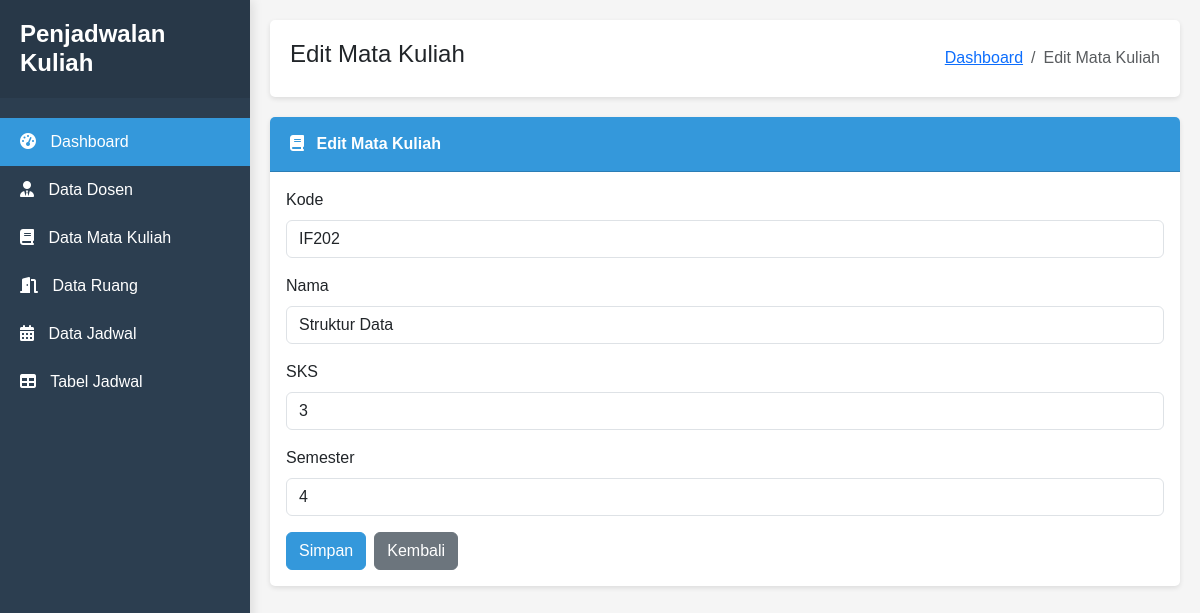
The page /matakuliah/edit/1 on the database its author committed.
### tables this page shows
CREATE TABLE `mata_kuliah` (
  `id` int(11) NOT NULL,
  `kode` varchar(10) NOT NULL,
  `nama` varchar(100) NOT NULL,
  `sks` int(11) NOT NULL,
  `semester` int(11) NOT NULL,
  `created_at` timestamp NOT NULL DEFAULT current_timestamp(),
  `updated_at` timestamp NOT NULL DEFAULT current_timestamp() ON UPDATE current_timestamp()
);

### application/controllers/MataKuliah.php (called while the page is built, shortened)
<?php
class MataKuliah extends CI_Controller {
    public function __construct() {
        $this->load->model('MataKuliah_model');
        $this->load->library('form_validation');
    }
    public function edit($id) {
        $data['title'] = 'Edit Mata Kuliah';
        $data['action'] = "matakuliah/edit/$id";
        $data['mata_kuliah'] = $this->MataKuliah_model->get_by_id($id);
        $this->form_validation->set_rules('kode', 'Kode', 'required');
        $this->form_validation->set_rules('nama', 'Nama', 'required');
        $this->form_validation->set_rules('sks', 'SKS', 'required|numeric');
        $this->form_validation->set_rules('semester', 'Semester', 'required|numeric');
        if ($this->form_validation->run() == FALSE) {
            $this->load->view('templates/header', $data);
            $this->load->view('templates/sidebar');
            $this->load->view('matakuliah/form', $data);
            $this->load->view('templates/footer');
        }
    }
}

### index.php (called while the page is built, shortened)
<?php
require_once BASEPATH.'core/CodeIgniter.php';

### application/models/MataKuliah_model.php (called while the page is built, shortened)
<?php
class MataKuliah_model extends CI_Model {
    private $table = 'mata_kuliah';
    public function get_by_id($id) {
        return $this->db->get_where($this->table, ['id' => $id])->row();
    }
}

### application/views/matakuliah/form.php (the view, shortened to what this page needs)
<div class="card">
    <div class="card-header">
        <i class="fas fa-book me-2"></i> <?= $title ?>
    </div>
    <div class="card-body">
        <?= form_open($action) ?>
            <div class="mb-3">
                <label for="kode" class="form-label">Kode</label>
                <input type="text" class="form-control <?= form_error('kode') ? 'is-invalid' : '' ?>" id="kode" name="kode" value="<?= set_value('kode', isset($mata_kuliah) ? $mata_kuliah->kode : '') ?>">
            </div>
            <div class="mb-3">
                <label for="nama" class="form-label">Nama</label>
                <input type="text" class="form-control <?= form_error('nama') ? 'is-invalid' : '' ?>" id="nama" name="nama" value="<?= set_value('nama', isset($mata_kuliah) ? $mata_kuliah->nama : '') ?>">
            </div>
            <div class="mb-3">
                <label for="sks" class="form-label">SKS</label>
                <input type="number" class="form-control <?= form_error('sks') ? 'is-invalid' : '' ?>" id="sks" name="sks" value="<?= set_value('sks', isset($mata_kuliah) ? $mata_kuliah->sks : '') ?>">
            </div>
            <div class="mb-3">
                <label for="semester" class="form-label">Semester</label>
                <input type="number" class="form-control <?= form_error('semester') ? 'is-invalid' : '' ?>" id="semester" name="semester" value="<?= set_value('semester', isset($mata_kuliah) ? $mata_kuliah->semester : '') ?>">
            </div>
            <div class="d-flex gap-2">
                <button type="submit" class="btn btn-primary">Simpan</button>
                <a href="<?= base_url('matakuliah') ?>" class="btn btn-secondary">Kembali</a>
            </div>
        <?= form_close() ?>
    </div>
</div>

### application/views/templates/header.php (style rules this page uses)
:root { --primary-color: #3498db; --secondary-color: #2c3e50; --light-color: #f8f9fa; --dark-color: #343a40; }
body { font-family: 'Poppins', sans-serif; background-color: #f5f5f5; }
.card { border: none; border-radius: 5px; box-shadow: 0 2px 5px rgba(0, 0, 0, 0.1); margin-bottom: 20px; }
.card-header { background-color: var(--primary-color); color: white; font-weight: bold; padding: 15px 20px; border-radius: 5px 5px 0 0; }
.btn-primary { background-color: var(--primary-color); border-color: var(--primary-color); }

### rows shown on the page
mata_kuliah: kode "IF202", nama "Struktur Data", sks "3", semester "4"

### other values the page prints
$title "Edit Mata Kuliah"
